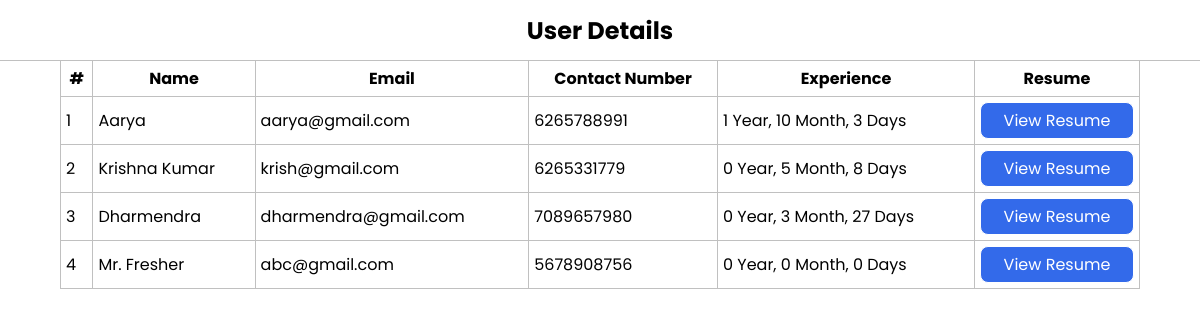
The page /users.php on the database its author committed.
### tables this page shows
CREATE TABLE `users` (
  `id` int(11) NOT NULL,
  `name` varchar(50) NOT NULL,
  `image` varchar(50) NOT NULL,
  `email` varchar(50) NOT NULL,
  `contact` bigint(10) NOT NULL,
  `objective` varchar(100) NOT NULL,
  `hobbies` varchar(100) NOT NULL,
  `declaration` varchar(100) NOT NULL,
  `date` datetime NOT NULL
);

### connect.php (called while the page is built, shortened)
<?php
class Database
{
	private $host = "localhost";
	private $username = "root";
	private $password = "";
	private $db = "skill_count";
	function connect(){
		$connection = mysqli_connect($this->host,$this->username,$this->password,$this->db);
		return $connection;
	}
	function read($query){
		$conn = $this->connect();
		$result = mysqli_query($conn,$query);
		if(!$result){
			return false;
		}else{
			$data = false;
			while($row = mysqli_fetch_assoc($result)){
				$data[] = $row;
			}
			return $data;
		}
	}
}
?>

### functions.php (called while the page is built, shortened)
<?php
	function calculateTotalExperience($experiences) {
		$totalYears = 0;
		$totalMonths = 0;
		$totalDays = 0;
		foreach ($experiences as $experience) {
			$startDateObj = new DateTime($experience['start_date']);
			$endDateObj = new DateTime($experience['end_date']);
			$interval = $startDateObj->diff($endDateObj);
			$totalYears += $interval->y;
			$totalMonths += $interval->m;
			$totalDays += $interval->d;
		}
		$totalMonths += floor($totalDays / 30);
		$totalDays %= 30;
		$totalYears += floor($totalMonths / 12);
		$totalMonths %= 12;
		$totalExperience = [
			'years' => $totalYears,
			'months' => $totalMonths,
			'days' => $totalDays,
		];
		return $totalExperience;
	}
	function getExperiences($id){
		$DB = new Database();
		$sql = "SELECT start_date, end_date FROM experiences WHERE userid = $id";
		$result = $DB->read($sql);
		if($result && is_array($result)){
			$totalExperience = calculateTotalExperience($result);
			return $totalExperience;
		}else{
			$totalExperience = [
				'years' => 0,
				'months' => 0,
				'days' => 0,
			];
			return $totalExperience;
		}
	}
?>

### users.php (the view, shortened to what this page needs)
<?php
	include("connect.php");
	include("functions.php");
	$DB = new Database();
?>
<!DOCTYPE html>
<html>
<head>
	<link rel="stylesheet" href="css/library.css" />
</head>
<body>
	<div class="header d-f a-i-c j-c-c f-w-7">User Details</div>
	<div class="manage"></div>
	<table class="user-table">
		<thead>
			<tr>
				<th>#</th>
				<th>Name</th>
				<th>Email</th>
				<th>Contact Number</th>
				<th>Experience</th>
				<th>Resume</th>
			</tr>
		</thead>
		<tbody>
			<?php
				$sql = "SELECT users.`id`,users.`name`,users.`email`,users.`contact`, SUM(DATEDIFF(experiences.`end_date`, experiences.`start_date`)) AS total_experience_days FROM `users` LEFT JOIN experiences ON users.id = experiences.userid GROUP BY experiences.userid ORDER BY total_experience_days DESC";
				$result = $DB->read($sql);
				if($result && is_array($result)){
					foreach ($result as $key => $ROW) {
						$totalExperience = getExperiences($ROW['id']);
						?>
							<tr>
								<td><?=$key + 1?></td>
								<td><?=$ROW['name']?></td>
								<td><?=$ROW['email']?></td>
								<td><?=$ROW['contact']?></td>
								<td><?=$totalExperience['years']?> Year, <?=$totalExperience['months']?> Month, <?=$totalExperience['days']?> Days</td>
								<td><div class="resume-btn d-f a-i-c j-c-c c-p"><a href="resume.php?id=<?=$ROW['id']?>">View Resume</a></div></td>
							</tr>
						<?php
					}
				}else{
					?>
					<tr>
						<td style="text-align: center;" colspan="6">No user were found.</td>
					</tr>
					<?php
				}
			?>
		</tbody>
	</table>
</body>
</html>

### css/library.css (style rules this page uses)
* { margin: 0; padding: 0; overflow: hidden; }
body { font-family: 'Poppins', sans-serif; }
html { scroll-behavior: smooth; overflow: auto; }
.d-f { display: flex; }
.a-i-c { align-items: center; }
.j-c-c { justify-content: center; }
.f-w-7 { font-weight: 700; }
.c-p { cursor: pointer; }
a { text-decoration: none; color: #FFFFFF; }

### users.php (style rules this page uses)
.header { height: 60px; border-bottom: 1px solid silver; position: fixed; top: 0; width: 100%; font-size: 1.5rem; }
.manage { height: 60px; }
.user-table { width: 90%; border: 1px solid silver; border-collapse:collapse; margin: auto; }
th,td { border: 1px solid silver; padding: 5px; }
.resume-btn { padding: 5px; border: 1px solid; border-radius: 8px; background: #336aea; color: white; }

### rows shown on the page
users: name "Aarya", email "aarya@gmail.com", contact "6265788991", years "1", months "10", days "3"
users: name "Krishna Kumar", email "krish@gmail.com", contact "6265331779", years "0", months "5", days "8"
users: name "Dharmendra", email "dharmendra@gmail.com", contact "7089657980", years "0", months "3", days "27"
users: name "Mr. Fresher", email "abc@gmail.com", contact "5678908756", years "0", months "0", days "0"
